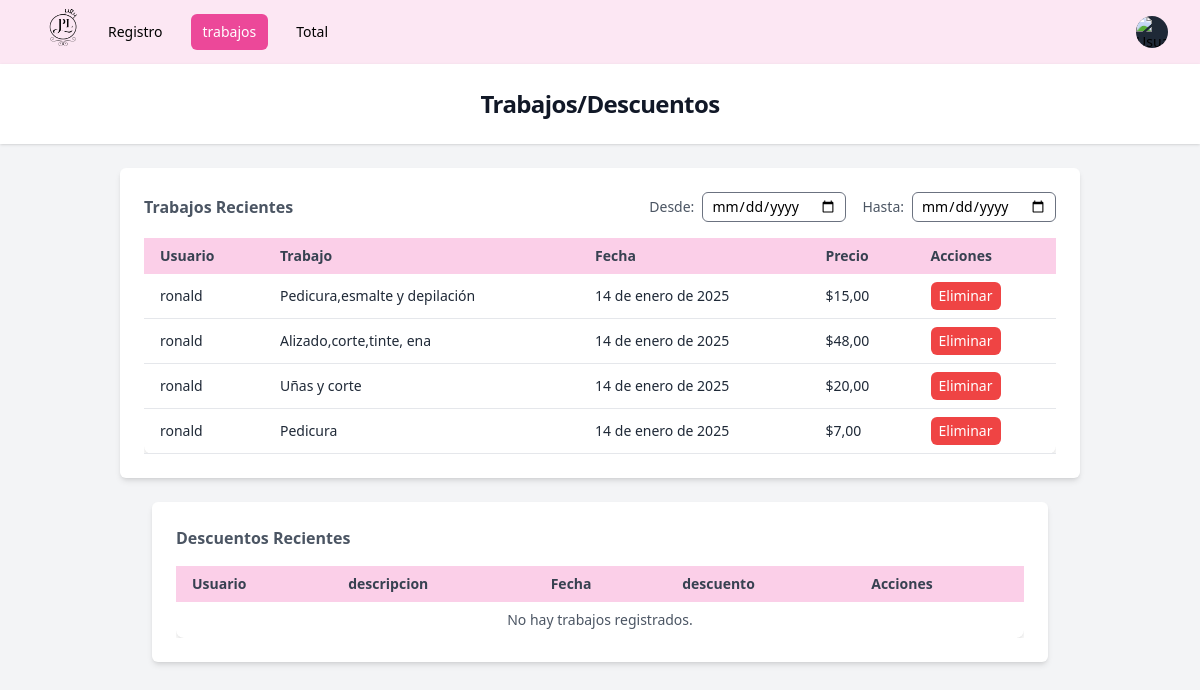
Screenshot of /jobs/ (signed in) with the database file from the repository.
### users/models.py (models this page shows, shortened)
class Trabajo(models.Model):
    usuario= models.ForeignKey(User, on_delete=models.CASCADE) #relacion con el usario
    trabajo=models.CharField(max_length=255)#campo de trabajo
    monto=models.DecimalField(max_digits=10, decimal_places=2)
    fecha_registro= models.DateField(auto_now_add=True)

### users/views.py (the view)
# urls.py: path('jobs/',views.jobs,name='jobs'),
@login_required
def jobs(request):
    from_date = request.GET.get('from-date')
    to_date = request.GET.get('to-date')
    if from_date and to_date:
        trabajos = Trabajo.objects.filter(
            fecha_registro__gte=from_date,  # fecha mayor o igual a 'Desde'
            fecha_registro__lte=to_date     # fecha menor o igual a 'Hasta'
        )
    else:
        trabajos = Trabajo.objects.all()
    descuentos = Descuentos.objects.all()
    context={
            'trabajos':trabajos,
            'descuentos':descuentos
        }
    return render(request, 'jobs.html',context)

### theme/templates/jobs.html (shortened to what this page needs)
{% extends 'base.html' %}
{% block header %}
<h1 class="text-xl md:text-2xl font-bold tracking-tight text-gray-900">Trabajos/Descuentos</h1>
{% endblock %}
{% block content %}
<div class="mx-auto max-w-5xl px-4 py-6 sm:px-6 lg:px-8">
    <div class="bg-white p-4 md:p-6 rounded-md shadow-md">
        <div class="flex flex-wrap justify-between items-center pb-4">
            <h2 class="text-gray-600 font-semibold text-sm md:text-base">Trabajos Recientes</h2>
            <form method="GET" action="{% url 'jobs' %}" class="flex flex-wrap items-center gap-4 mt-2 md:mt-0" id="filter-form">
                <div class="flex flex-col md:flex-row md:items-center space-y-2 md:space-y-0">
                    <label for="from-date" class="text-gray-600 text-xs md:text-sm md:mr-2">Desde:</label>
                    <input id="from-date" name="from-date" type="date" class="border rounded-md px-2 py-1 text-xs md:text-sm" onchange="checkAndSubmit()" />
                </div>
                <div class="flex flex-col md:flex-row md:items-center space-y-2 md:space-y-0">
                    <label for="to-date" class="text-gray-600 text-xs md:text-sm md:mr-2">Hasta:</label>
                    <input id="to-date" name="to-date" type="date" class="border rounded-md px-2 py-1 text-xs md:text-sm" onchange="checkAndSubmit()" />
                </div>
            </form>
        </div>
        <div class="overflow-x-auto">
            <table class="min-w-full bg-white shadow-md rounded-lg">
                <thead class="bg-pink-200">
                    <tr>
                        <th class="text-left px-2 md:px-4 py-2 text-xs md:text-sm font-semibold text-gray-700">Usuario</th>
                        <th class="text-left px-2 md:px-4 py-2 text-xs md:text-sm font-semibold text-gray-700">Trabajo</th>
                        <th class="text-left px-2 md:px-4 py-2 text-xs md:text-sm font-semibold text-gray-700">Fecha</th>
                        <th class="text-left px-2 md:px-4 py-2 text-xs md:text-sm font-semibold text-gray-700">Precio</th>
                        <th class="text-left px-2 md:px-4 py-2 text-xs md:text-sm font-semibold text-gray-700">Acciones</th>
                    </tr>
                </thead>
                <tbody>
                    {% for trabajo in trabajos %}
                    <tr class="border-b">
                        <td class="px-2 md:px-4 py-2 text-xs md:text-sm text-gray-800">{{ trabajo.usuario.username }}</td>
                        <td class="px-2 md:px-4 py-2 text-xs md:text-sm text-gray-800">{{ trabajo.trabajo }}</td>
                        <td class="px-2 md:px-4 py-2 text-xs md:text-sm text-gray-800">{{ trabajo.fecha_registro }}</td>
                        <td class="px-2 md:px-4 py-2 text-xs md:text-sm text-gray-800">${{ trabajo.monto }}</td>
                        <td class="px-2 md:px-4 py-2 text-xs md:text-sm">
                            <form id="delete-form-{{ trabajo.id }}" action="{% url 'eliminar_trabajo' trabajo.id %}" method="POST" style="display: inline;">
                                <button type="button" onclick="confirmDelete({{ trabajo.id }})" class="bg-red-500 text-white px-2 py-1 rounded-md text-xs md:text-sm">Eliminar</button>
                            </form>
                        </td>
                    </tr>
                    {% empty %}
                    <tr>
                        <td colspan="5" class="text-center px-2 md:px-4 py-2 text-xs md:text-sm text-gray-600">No hay trabajos registrados.</td>
                    </tr>
                    {% endfor %}
                </tbody>
            </table>
        </div>
</div>
<div class="mx-auto max-w-5xl px-4 py-6 sm:px-6 lg:px-8">
    <div class="bg-white p-4 md:p-6 rounded-md shadow-md">
        <div class="flex flex-wrap justify-between items-center pb-4">
            <h2 class="text-gray-600 font-semibold text-sm md:text-base">Descuentos Recientes</h2>
        </div>
        <div class="overflow-x-auto">
            <table class="min-w-full bg-white shadow-md rounded-lg">
                <thead class="bg-pink-200">
                    <tr>
                        <th class="text-left px-2 md:px-4 py-2 text-xs md:text-sm font-semibold text-gray-700">Usuario</th>
                        <th class="text-left px-2 md:px-4 py-2 text-xs md:text-sm font-semibold text-gray-700">descripcion</th>
                        <th class="text-left px-2 md:px-4 py-2 text-xs md:text-sm font-semibold text-gray-700">Fecha</th>
                        <th class="text-left px-2 md:px-4 py-2 text-xs md:text-sm font-semibold text-gray-700">descuento</th>
                        <th class="text-left px-2 md:px-4 py-2 text-xs md:text-sm font-semibold text-gray-700">Acciones</th>
                    </tr>
                </thead>
                <tbody>
                    {% for descuento in descuentos %}
                    <tr class="border-b">
                        <td class="px-2 md:px-4 py-2 text-xs md:text-sm text-gray-800">{{ descuento.usuario.username }}</td>
                        <td class="px-2 md:px-4 py-2 text-xs md:text-sm text-gray-800">{{ descuento.descripcion }}</td>
                        <td class="px-2 md:px-4 py-2 text-xs md:text-sm text-gray-800">{{ descuento.fecha_registro_descuento }}</td>
                        <td class="px-2 md:px-4 py-2 text-xs md:text-sm text-gray-800">${{ descuento.descuento }}</td>
                        <td class="px-2 md:px-4 py-2 text-xs md:text-sm">
                            <form id="delete-form-{{ descuento.id }}" action="{% url 'eliminar_descuento' descuento.id %}" method="POST" style="display: inline;">
                                {% csrf_token %}
                                <button type="button" onclick="confirmDelete({{ descuento.id }})" class="bg-red-500 text-white px-2 py-1 rounded-md text-xs md:text-sm ml-auto">Eliminar</button>
                            </form>
                        </td>
                    </tr>
                    {% empty %}
                    <tr>
                        <td colspan="5" class="text-center px-2 md:px-4 py-2 text-xs md:text-sm text-gray-600">No hay trabajos registrados.</td>
                    </tr>
                    {% endfor %}
                </tbody>
            </table>
        </div>
</div>
{% endblock %}

### rows the page displays
Trabajo: usuario.username "ronald", trabajo "Pedicura,esmalte y depilación", fecha_registro "14 de enero de 2025", monto "15,00"
Trabajo: usuario.username "ronald", trabajo "Alizado,corte,tinte, ena", fecha_registro "14 de enero de 2025", monto "48,00"
Trabajo: usuario.username "ronald", trabajo "Uñas y corte", fecha_registro "14 de enero de 2025", monto "20,00"
Trabajo: usuario.username "ronald", trabajo "Pedicura", fecha_registro "14 de enero de 2025", monto "7,00"
